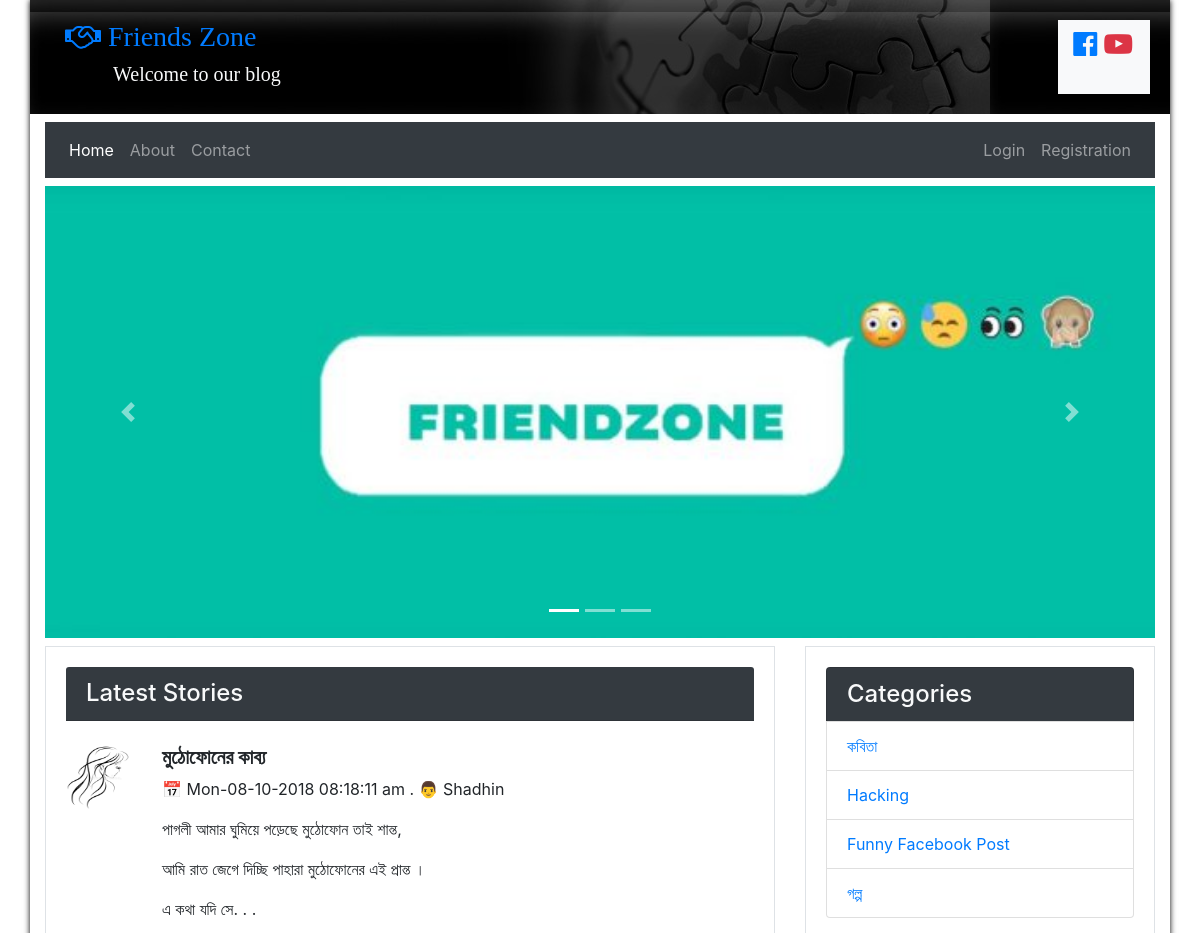
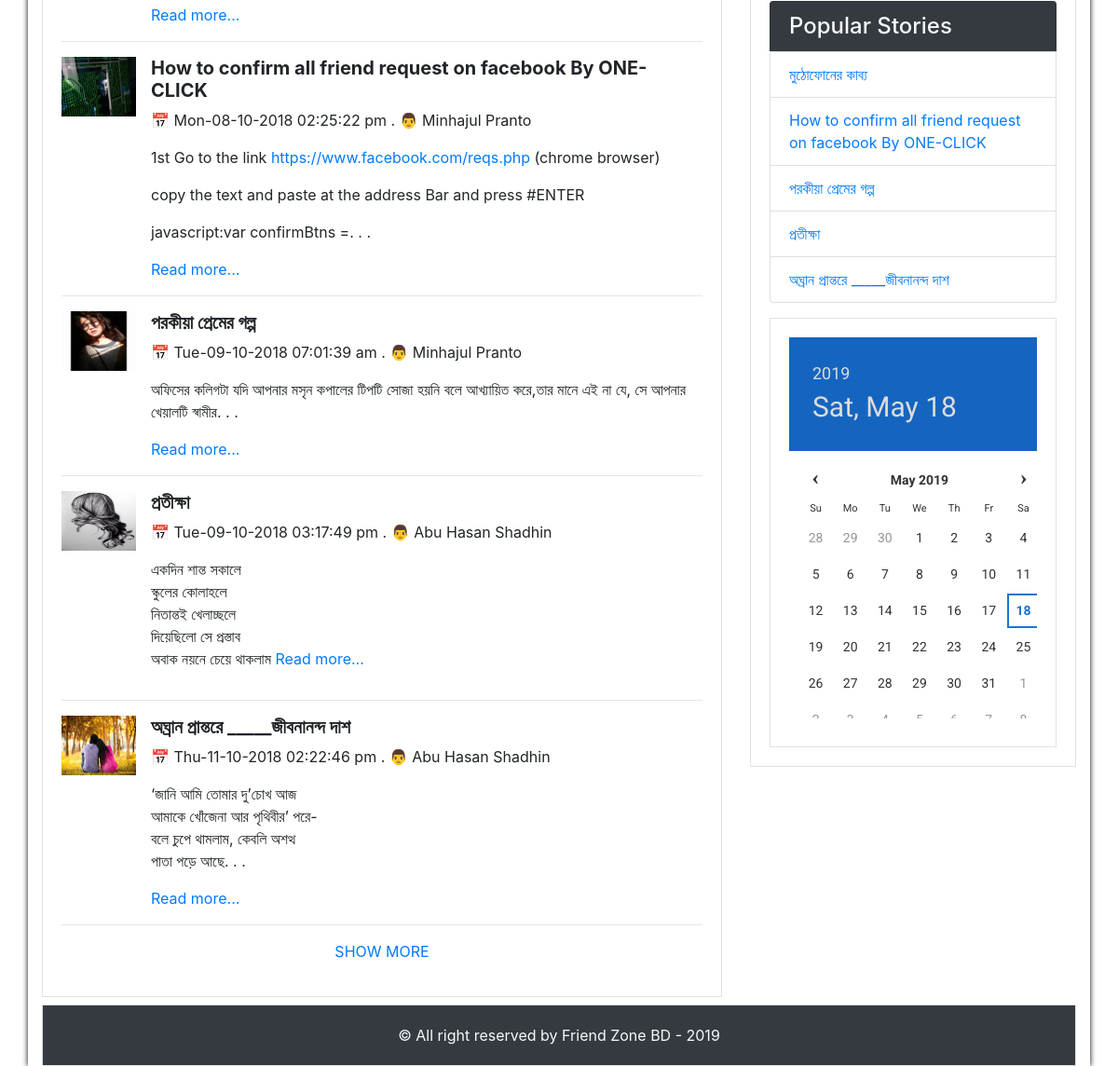
The page /home on the database its author committed (2 pictures, top to bottom).
### tables this page shows
CREATE TABLE `posts` (
  `id` int(11) NOT NULL,
  `post_title` text NOT NULL,
  `post_category` text NOT NULL,
  `post_description` text NOT NULL,
  `post_image` text DEFAULT NULL,
  `post_status` tinyint(4) NOT NULL,
  `post_author` varchar(255) NOT NULL,
  `post_author_id` int(11) NOT NULL,
  `post_popular` int(11) DEFAULT NULL,
  `post_date` datetime NOT NULL DEFAULT current_timestamp()
);

CREATE TABLE `categories` (
  `category_id` int(11) NOT NULL,
  `category_name` varchar(255) NOT NULL,
  `category_status` tinyint(4) NOT NULL
);

### libs/session.php (called while the page is built, shortened)
<?php
class Session
{
    public static function get($key)
    {
        if (isset($_SESSION[$key])) {
            return $_SESSION[$key];
        } else {
            return false;
        }
    }
}

### libs/db.php (called while the page is built, shortened)
<?php
class DB
{
    protected static $database = 'id7377120_db_blog';
    protected static $user = 'id7377120_shadhin';
    protected static $password = 'shadhin98';
    public static function con()
    {
        try {
            $mysqli = new mysqli('localhost', self::$user, self::$password, self::$database);
            $mysqli->set_charset("utf8");
            return $mysqli;
        } catch (Exception $e) {
            die('Server Not Connected ! ' . $e);
        }
    }
    public static function getAllDataByCondition($table, $col_name, $val, $order = null)
    {
        $query = "SELECT * FROM {$table} WHERE {$col_name} = '$val' {$order}";
        $result = self::con()->query($query);
        return $result;
    }
    public static function myQuery($query)
    {
        $result = self::con()->query($query);
        return $result;
    }
}

### classes/Post.php (called while the page is built, shortened)
<?php
class Post
{
    public function getPopularPost()
    {
        $posts = DB::myQuery("SELECT * FROM posts WHERE post_status = 0 ORDER BY post_popular DESC LIMIT 5");
        return $posts;
    }
    public function getPublishedPosts($start, $per_page)
    {
        $posts = DB::myQuery("SELECT * FROM posts WHERE post_status = 0 LIMIT {$start}, {$per_page}");
        return $posts;
    }
}

### libs/format.php (called while the page is built, shortened)
<?php
class format
{
    public function textShorten($text, $limit){
        $text = substr($text, 0, $limit);
        $text = substr($text, 0, strrpos($text, ' '));
        $text = $text.". . .";
        return $text;
    }
    public function dateFormat($date){
        $time = strtotime($date);
        $new_date = date("D-d-m-Y h:i:s a", $time);
        return $new_date;
    }
}

### classes/Category.php (called while the page is built, shortened)
<?php
class Category
{
    public function getPublishedCategory()
    {
        $categories = DB::getAllDataByCondition('categories', 'category_status', 0);
        return $categories;
    }
}

### home.php (the view, shortened to what this page needs)
<?php include "includes/header.php"; ?>
    <div id="carouselExampleIndicators" class="carousel slide mt-2" data-ride="carousel">
        <ol class="carousel-indicators">
            <li data-target="#carouselExampleIndicators" data-slide-to="0" class="active"></li>
            <li data-target="#carouselExampleIndicators" data-slide-to="1"></li>
            <li data-target="#carouselExampleIndicators" data-slide-to="2"></li>
        </ol>
        <div class="carousel-inner">
            <div class="carousel-item active">
                <img class="d-block img-fluid w-100" src="img/slider1.jpg" alt="First slide"
                     height="300">
            </div>
        </div>
        <a class="carousel-control-prev" href="#carouselExampleIndicators" role="button" data-slide="prev">
            <span class="carousel-control-prev-icon" aria-hidden="true"></span>
        </a>
        <a class="carousel-control-next" href="#carouselExampleIndicators" role="button" data-slide="next">
            <span class="carousel-control-next-icon" aria-hidden="true"></span>
        </a>
    </div>
    <div class="row mt-2">
        <div class="col-md-8">
            <div class="card-body border">
                <h4 class="card-header mb-4 bg-dark text-light">Latest Stories</h4>
                <?php
                $per_page = 7;
                if (isset($_GET['p'])) {
                    $page = $_GET['p'];
                } else {
                    $page = 1;
                }
                $start_from = ($page - 1) * $per_page;
                if (isset($_GET['cat'])){
                    $posts = $post->getPublishedPostsByCategory($start_from, $per_page, $_GET['cat']);
                }else{
                    $posts = $post->getPublishedPosts($start_from, $per_page);
                }
                $post_rows = $posts->num_rows;
                if ($posts) {
                    foreach ($posts as $publishedPost) {
                        ?>
                        <div class="media">
                            <?php if ($publishedPost['post_image'] != null){ ?>
                            <img class="mr-3" src="<?php echo $publishedPost['post_image']; ?>" height="64" width="80"
                                 alt="image">
                            <?php } ?>
                            <div class="media-body">
                                <h5 class="mt-0 font-weight-bold"><?php echo $publishedPost['post_title']; ?></h5>
                                <p>
                                    &#128197; <?php echo $format->dateFormat($publishedPost['post_date']); ?> .
                                    &#128104; <?php echo $publishedPost['post_author']; ?>
                                </p>
                                <p class="text-justify"><?php echo $format->textShorten($publishedPost['post_description'], 300); ?></p>
                                <a href="blog-details?pid=<?php echo $publishedPost['id']; ?>">Read more...</a>
                            </div>
                        </div>
                        <hr>
                    <?php } } ?>
                <?php
                $p_rows = $post->postCountForPagination($per_page);
                if (isset($_GET['p'])) {
                    if($_GET['p'] == $p_rows){
                        $first_page = "Go to first page";
                    }else{
                        $p = $_GET['p'] + 1;
                    }
                } else {
                    $p = 2;
                }
                ?>
                <?php
                if ($post_rows > 0) {
                    if (isset($first_page)) { ?>
                        <p class="text-center">
                            <a href="home.php" class="show-more"><?php echo $first_page; ?></a>
                        </p>
                    <?php }else{ ?>
                        <p class="text-center">
                            <a href="?p=<?php echo $p; ?>" class="show-more">SHOW MORE</a>
                        </p>
                    <?php } } else { ?>
                        <p class="text-center"><a href='home'>Go to Home</a></p>
                    <?php } ?>
            </div>
        </div>
        <div class="col-md-4">
            <?php include "includes/sidebar.php"; ?>
        </div>
    </div>
<?php include "includes/footer.php"; ?>

### includes/header.php (shortened to what this page needs)
<?php
require 'libs/db.php';
require 'libs/format.php';
require 'libs/session.php';
$format = new Format();
$category = new Category();
$post = new Post();
?>
<!doctype html>
<html lang="en">
<head>
    <link rel="stylesheet" href="assets/css/bootstrap.min.css">
    <link rel="stylesheet" href="https://stackpath.bootstrapcdn.com/font-awesome/4.7.0/css/font-awesome.min.css">
</head>
<body>
<div id="container" class="container wrapper bg-white">
    <header class="card-body mb-2 bg-info row">
        <div class="col-md-11">
            <h3><a href="home"><i class="fa fa-handshake-o"></i> Friends Zone</a></h3>
            <h5 class="text-light ml-5">
                Welcome to our blog
            </h5>
        </div>
        <div class="col-md-1 bg-light">
            <h3 class="mt-2">
                <a href="https://www.facebook.com/friendzonebd.cf" target="_blank"><i class="fa fa-facebook-official"></i></a>
                <a href="https://m.youtube.com/channel/UCX_z0ddOlba-pukrlGAGdIA" target="_blank" class="text-danger"><i class="fa fa-youtube-play"></i></a>
            </h3>
        </div>
    </header>
    <nav class="navbar navbar-expand-lg navbar-dark bg-dark" style="background-color: #e3f2fd;">
        <div class="collapse navbar-collapse" id="navbarNavAltMarkup">
            <div class="navbar-nav mr-auto">
                <a class="nav-item nav-link active" href="home">Home</a>
                <a class="nav-item nav-link" href="#">About</a>
                <a class="nav-item nav-link" href="#">Contact</a>
            </div>
            <div class="navbar-nav">
                <?php
                if (Session::get('user_login') == true) {
                ?>
                    <a href="?a=out" class="nav-item nav-link">Logout</a>
                <?php } else { ?>
                    <a href="#" class="nav-item nav-link" data-toggle="modal" data-target="#loginModal">Login</a>
                <?php } ?>
                <?php if (Session::get('user_login') == false) { ?>
                <a href="#" class="nav-item nav-link" data-toggle="modal" data-target="#registrationModal">Registration</a>
                <?php } ?>
            </div>
        </div>
    </nav>

### includes/sidebar.php (shortened to what this page needs)
<div class="card-body border">
    <ul class="list-group">
        <h4 class="list-group-item bg-dark text-light">Categories</h4>
        <?php
        if ($category->getPublishedCategory()) {
            foreach ($category->getPublishedCategory() as $category) {
                ?>
                <li class="list-group-item">
                    <a href="home?cat=<?php echo $category['category_id']; ?>">
                        <?php echo $category['category_name']; ?>
                    </a>
                </li>
            <?php }
        } ?>
    </ul>
    <ul class="list-group mt-3">
        <h4 class="list-group-item bg-dark text-light">Popular Stories</h4>
        <?php
            $posts = $post->getPopularPost();
            if ($posts){
                foreach ($posts as $post) {
        ?>
        <li class="list-group-item">
            <a href="blog-details?pid=<?php echo $post['id']; ?>"><?php echo $post['post_title']; ?></a>
        </li>
        <?php } } ?>
    </ul>
    <div class="card-body mt-3 border">
        <link href="assets/calendar/dcalendar.picker.css" rel="stylesheet" type="text/css">
        <table id="calendar-demo" class="calendar table-responsive"></table>
    </div>
</div>

### includes/footer.php (shortened to what this page needs)
<div class="card-body border mt-2 text-center text-light bg-dark">
    &copy; All right reserved by Friend Zone BD - <?php echo date("Y"); ?>
</div>
</div>
</body>
</html>

### includes/header.php (style rules this page uses)
header { background-image: url("img/header.jpg"); font-family: "Californian FB"; }
.wrapper { box-shadow: 0px 0px 6px black }

### rows shown on the page
posts: post_image (picture), post_title "মুঠোফোনের কাব্য", post_date "Mon-08-10-2018 08:18:11 am", post_author "Shadhin", post_description "পাগলী আমার ঘুমিয়ে পড়েছে মুঠোফোন তাই শান্ত, আমি রাত জেগে দিচ্ছি পাহারা মুঠোফোনের এই প্রান্ত । এ কথা যদি সে. . ."
posts: post_image (picture), post_title "How to confirm all friend request on facebook By ONE-CLICK", post_date "Mon-08-10-2018 02:25:22 pm", post_author "Minhajul Pranto", post_description "1st Go to the link https://www.facebook.com/reqs.php (chrome browser) copy the text and paste at the address Bar and press #ENTER javascript:var confirmBtns =. . ."
posts: post_image (picture), post_title "পরকীয়া প্রেমের গল্প", post_date "Tue-09-10-2018 07:01:39 am", post_author "Minhajul Pranto", post_description "অফিসের কলিগটা যদি আপনার মসৃন কপালের টিপটি সোজা হয়নি বলে আখ্যায়িত করে,তার মানে এই না যে, সে আপনার খেয়ালটি স্বামীর. . ."
posts: post_image (picture), post_title "প্রতীক্ষা", post_date "Tue-09-10-2018 03:17:49 pm", post_author "Abu Hasan Shadhin", post_description "একদিন শান্ত সকালে স্কুলের কোলাহলে নিতান্তই খেলাচ্ছলে দিয়েছিলো সে প্রস্তাব অবাক নয়নে চেয়ে থাকলাম"
posts: post_image (picture), post_title "অঘ্রান প্রান্তরে _____জীবনানন্দ দাশ", post_date "Thu-11-10-2018 02:22:46 pm", post_author "Abu Hasan Shadhin", post_description "‘জানি আমি তোমার দু’চোখ আজ আমাকে খোঁজেনা আর পৃথিবীর’ পরে- বলে চুপে থামলাম, কেবলি অশত্থ পাতা পড়ে আছে. . ."
categories: category_name "কবিতা"
categories: category_name "Hacking"
categories: category_name "Funny Facebook Post"
categories: category_name "গল্প"
